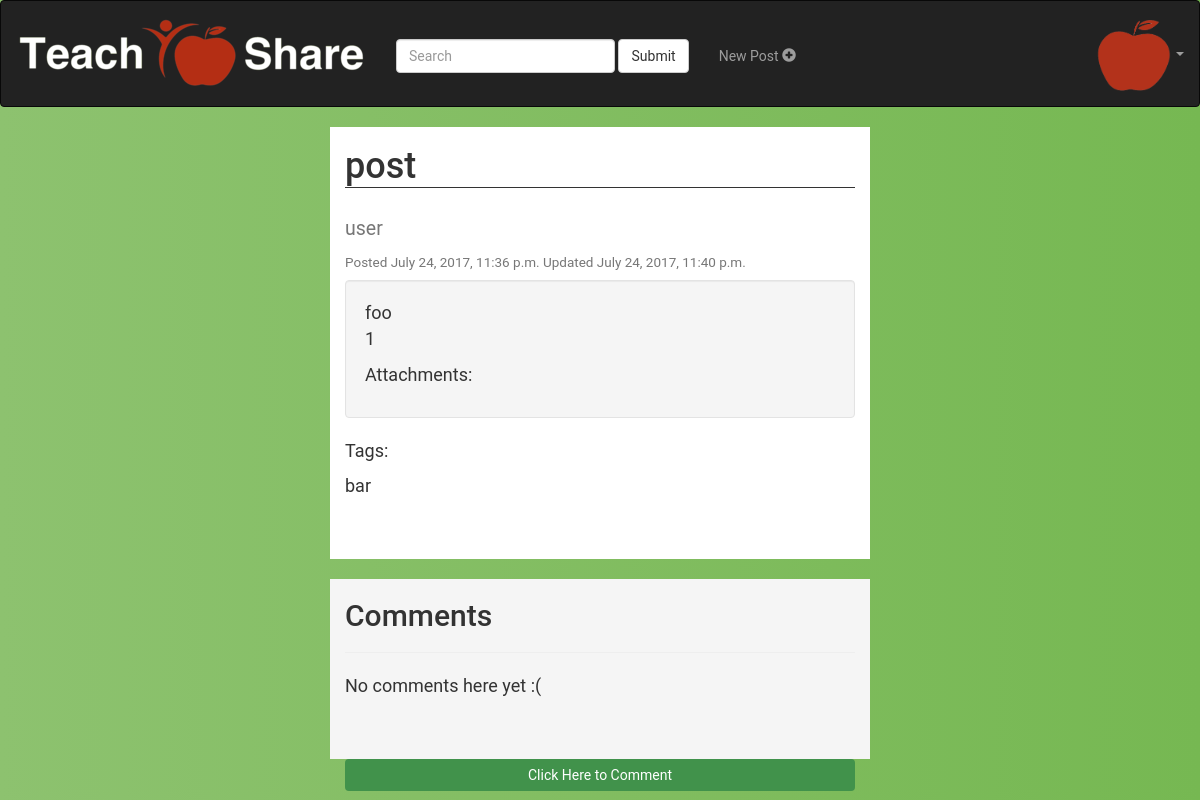
The app's page /account/detail/1/, older data.
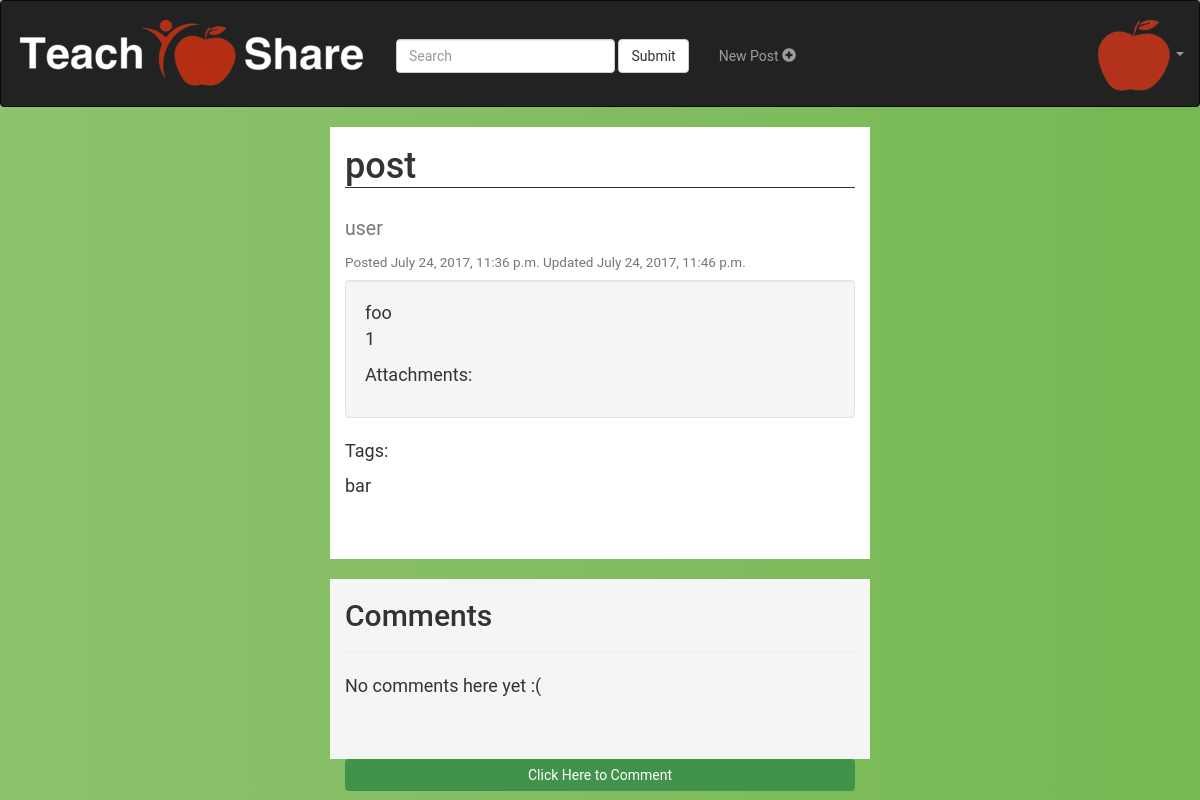
The same page, newer data.
### accounts/models.py (models this page shows)
class Post(models.Model):
	user = models.ForeignKey(settings.AUTH_USER_MODEL, default=1)
	title = models.CharField(max_length=100, default='')
	user = models.CharField(max_length=100, default='')
	content = models.TextField(default="")
	updated = models.DateTimeField(auto_now=True, auto_now_add=False)
	likes = models.IntegerField(default=0)
	timestamp = models.DateTimeField(auto_now=False, auto_now_add= True)

### accounts/views.py (the view, shortened to what this page needs)
# urls.py: url(r'^detail/(?P<id>\d+)/$', views.post_detail, name='post_detail' ),
def post_detail(request, id= None):
	instance = get_object_or_404(Post, id=id)
	files = []
	images = []
	context = {
		"title": instance.title,
		"instance": instance,
		"tags": instance.tags.all(),
		"files": files,
		"images": images,
	}
	return render(request,'accounts/post_detail.html',context)

### accounts/templates/accounts/post_detail.html (shortened to what this page needs)
<!DOCTYPE html>
<html>
<head>
{% load static %}
<link rel="stylesheet" href="https://maxcdn.bootstrapcdn.com/bootstrap/3.3.7/css/bootstrap.min.css">
<link rel="stylesheet" href={% static 'accounts/post_detail.css'%} type = "text/css">
</head>
<body>
<nav class="navbar navbar-inverse ">
	<div class="container-fluid">
		<div class="navbar-header">
			<a class="navbar-brand" href="/account/dashboard">
				<img src="{% static "accounts/tslogo.png" %}" alt="TSLogo"/>
			</a>
		</div>
		<form class="navbar-form navbar-left nav-searchpad">
			<div class="form-group">
				<input type="text" class="form-control" placeholder="Search">
			</div>
			<button type="submit" class="btn btn-default">Submit</button>
		</form>
		<ul class="nav navbar-nav nav-navitems">
			<li><a href="/account/create/">
				<p>New Post <span class="glyphicon glyphicon-plus-sign"></span> </p>
				</a>
			</li>
		</ul>
		<ul class="nav navbar-nav navbar-right">
			<li class="dropdown">
				<a class="dropdown-toggle" data-toggle="dropdown" >
					<img src="{% static "accounts/applelogo.png" %}" alt="TSLogo"/>
				<span class="caret"></span></a>
			</li>
		</ul>
	</div>
</nav>
<div class="container">
	<h1> {{ title }} </h1>
	<h2><small>{{instance.user}}</small></h2>
	<h4><small>Posted {{instance.timestamp}} Updated {{instance.updated}}
	</small></h4>
	<div class="well">
		<p>
			{{instance.content}}</br>
			{{instance.id}}</br>
		</p>
		<p>Attachments:
		</p>
	</div>
	<p>Tags:
		{% if tags %}
			{% for tag in tags %}
				<p>{{tag.tag}}</p>
			{% endfor %}
		{% endif %}
	</p>
</div>
<div class="container container-comments">
	<h2>Comments</h2>
	<hr>
	{% for comment in instance.comments.all %}
		<div class="comment">
			<h4><small>Author: {{comment.user}} Time Posted: {{comment.timestamp}}</small></h4>
			<div class="well well-comments">
				<p>{{ comment.text|linebreaks }}</p>
			</div>
		</div>
		{% empty %}
		<p>No comments here yet :(</p>
	{% endfor %}
</div>
	<div class="container-commenting">
		<button type="button" class="btn btn-primary btn-block" data-toggle="collapse" data-target="#comment">Click Here to Comment</button>
  </div>
</body>
</html>

Row changes from the older to the newer data that the page shows:
changed Post "post": updated "July 24, 2017, 11:40 p.m." → "July 24, 2017, 11:46 p.m."
